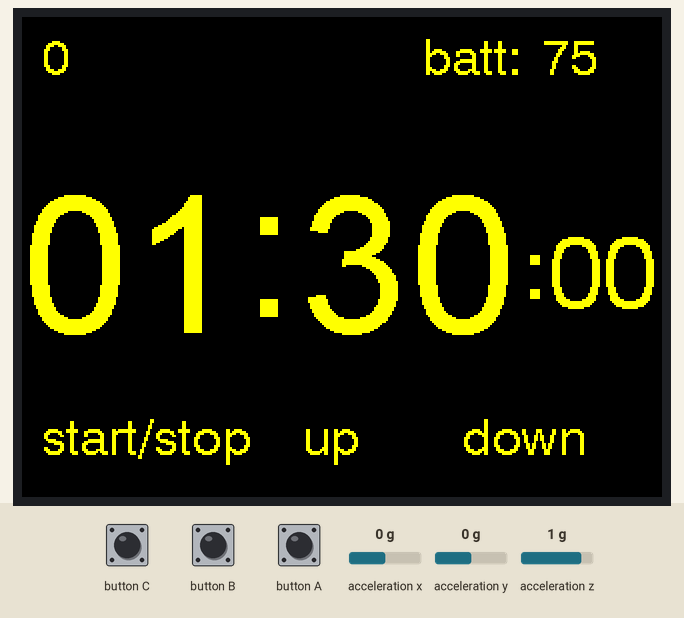
A sketch run on a simulated ESP32. On the bench: 320×240 colour display. The test bench sets the inputs (shaded band); at power-on: acceleration y 0 g, acceleration x 0 g, acceleration z 1 g. What the sketch prints to the serial monitor is not drawn.

Above: at 1.4 s.
1.5 s: acceleration y set to -0.8 g
3.5 s: acceleration y set to -1.1 g
At 3.85 s:
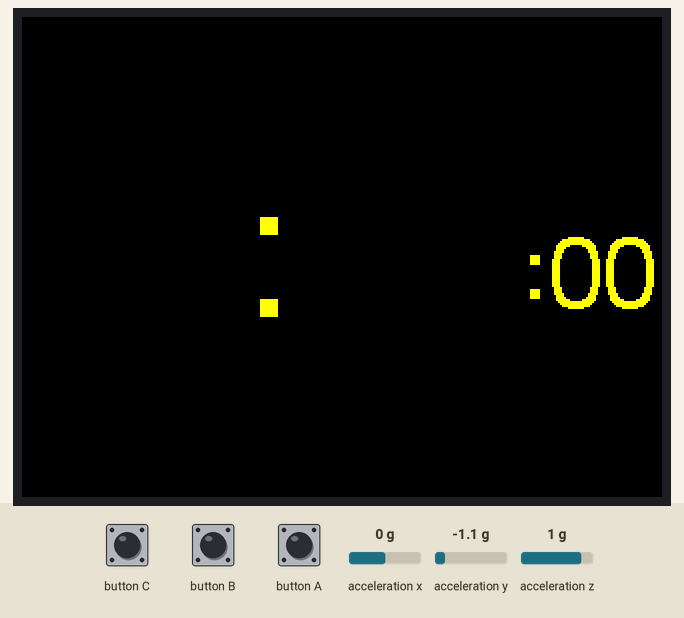
At 4.51 s:
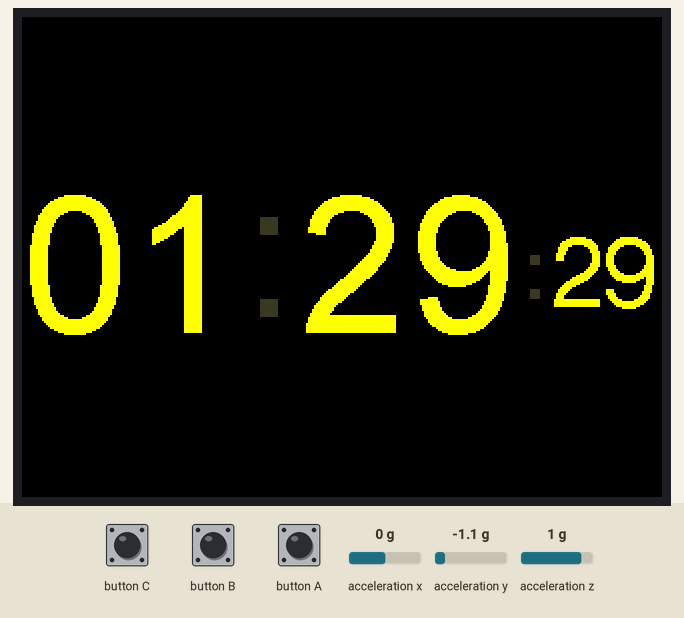
Timing chart, 0 to 6.5 s (numbered marks = the images above; inputs shaded):
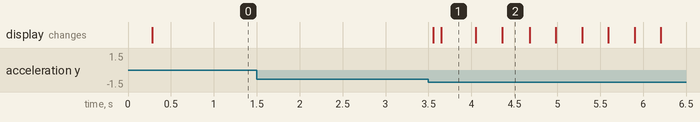

The sketch:

kitchen_timer.ino
```cpp
/*
 An example digital clock using a TFT LCD screen to show the time.
 Demonstrates use of the font printing routines. (Time updates but date does not.)

 It uses the time of compile/upload to set the time
 For a more accurate clock, it would be better to use the RTClib library.
 But this is just a demo...

 Make sure all the display driver and pin comnenctions are correct by
 editting the User_Setup.h file in the TFT_eSPI library folder.

 #########################################################################
 ###### DON'T FORGET TO UPDATE THE User_Setup.h FILE IN THE LIBRARY ######
 #########################################################################

 Based on clock sketch by Gilchrist 6/2/2014 1.0

A few colour codes:

code  color
0x0000  Black
0xFFFF  White
0xBDF7  Light Gray
0x7BEF  Dark Gray
0xF800  Red
0xFFE0  Yellow
0xFBE0  Orange
0x79E0  Brown
0x7E0 Green
0x7FF Cyan
0x1F  Blue
0xF81F  Pink

 */
#define M5STACK_MPU6886
#include <M5Stack.h>
#include <Adafruit_NeoPixel.h>
#define PIN            15
#define NUMPIXELS      10
#define TFT_GREY 0x5AEB
Adafruit_NeoPixel pixels = Adafruit_NeoPixel(NUMPIXELS, PIN, NEO_GRB + NEO_KHZ800);

uint32_t targetTime = 0;                    // for next 1 second timeout
uint32_t finalTargetTime= 0;
uint32_t settingSeconds = 90;
static uint8_t conv2d(const char* p); // Forward declaration needed for IDE 1.6.x

uint8_t hh = conv2d(__TIME__), mm = conv2d(__TIME__ + 3), ss = conv2d(__TIME__ + 6); // Get H, M, S from compile time

byte omm = 99, oss = 99;
byte xcolon = 0, xsecs = 0;
unsigned int colour = 0;
unsigned int state = 0; //0:Stop 1:Running

void drawButtonLabel(){
  M5.Lcd.drawString("start/stop", 10, 200, 4);
  M5.Lcd.drawString("up", 140, 200, 4);
  M5.Lcd.drawString("down", 220, 200, 4);
}
void setup(void) {
  //Serial.begin(115200);
  M5.begin();
  M5.Power.begin();
  M5.IMU.Init();
  M5.Lcd.setRotation(1);
  M5.Lcd.fillScreen(TFT_BLACK);

  M5.Lcd.setTextSize(1);
  M5.Lcd.setTextColor(TFT_YELLOW, TFT_BLACK);

  finalTargetTime= millis()+ (settingSeconds * 1000);
  targetTime = millis() + 100;
  Serial.printf("final:%d, target: %d \n", finalTargetTime, targetTime);

  drawButtonLabel();
}

void showLed(int led){
  int col= led? 200: 0;
  for (int i = 0; i < NUMPIXELS; i++) {
    pixels.setPixelColor(i, pixels.Color(col, col, col));
    pixels.show();
  }
}

int getUpside(){
  float accX, accY, accZ;
  M5.IMU.getAccelData(&accX,&accY,&accZ);
  Serial.printf("accY:%5.1f\n", accY);
  if(accY >= 1.0){
    return 1;
  }else if(accY <= -1.0){
    return 3;
  }else if(accX >= 1.0){
    return 2;
  }else if(accX <= -1.0){
    return 4;
  }else{
    return 0;
  }
}

void drawTime(){
  // Update digital time
  int xpos = 0;
  int ypos = 85; // Top left corner ot clock text, about half way down
  int ysecs = ypos + 24;
   if (omm != mm) { // Redraw hours and minutes time every minute
    omm = mm;
    // Draw hours and minutes
    if (hh < 10) xpos += M5.Lcd.drawChar('0', xpos, ypos, 8); // Add hours leading zero for 24 hr clock
    xpos += M5.Lcd.drawNumber(hh, xpos, ypos, 8);             // Draw hours
    xcolon = xpos; // Save colon coord for later to flash on/off later
    xpos += M5.Lcd.drawChar(':', xpos, ypos - 8, 8);
    if (mm < 10) xpos += M5.Lcd.drawChar('0', xpos, ypos, 8); // Add minutes leading zero
    xpos += M5.Lcd.drawNumber(mm, xpos, ypos, 8);             // Draw minutes
    xsecs = xpos; // Sae seconds 'x' position for later display updates
  }
  if (oss != ss) { // Redraw seconds time every second
    oss = ss;
    xpos = xsecs;
     if (mm % 2) { // Flash the colons on/off
      M5.Lcd.setTextColor(0x39C4, TFT_BLACK);        // Set colour to grey to dim colon
      M5.Lcd.drawChar(':', xcolon, ypos - 8, 8);     // Hour:minute colon
      xpos += M5.Lcd.drawChar(':', xsecs, ysecs, 6); // Seconds colon
      M5.Lcd.setTextColor(TFT_YELLOW, TFT_BLACK);    // Set colour back to yellow
      showLed(1);
    }
    else {
      M5.Lcd.drawChar(':', xcolon, ypos - 8, 8);     // Hour:minute colon
      xpos += M5.Lcd.drawChar(':', xsecs, ysecs, 6); // Seconds colon
      showLed(0);
    }
     //Draw seconds
    if (ss < 10) xpos += M5.Lcd.drawChar('0', xpos, ysecs, 6); // Add leading zero
    M5.Lcd.drawNumber(ss, xpos, ysecs, 6);                     // Draw seconds
  }
}
void loop() {
  hh= 1;
  mm= 30;
  ss= 00;
  if(state){
    //Runing
    if(finalTargetTime < millis()){
      hh=0;
      mm=0;
      ss=0;
      drawTime();
      Serial.println("End");
      while(1){
        M5.update();
        if(M5.BtnA.wasReleased()|| getUpside() == 1){
          M5.Lcd.setRotation(1);
          M5.Lcd.clear();
          drawButtonLabel();
          state= 0; //Waiting
          break;
        }else{
          //M5.Speaker.tone(881, 5);
          M5.Speaker.tone(990, 1);
          //M5.Speaker.tone(1762, 5);
          delay(120);
        }
      }
    }else{
      if(targetTime < millis()){
        uint32_t rest = finalTargetTime - targetTime;
        hh= rest / (60 * 1000);
        mm= (rest % (60 * 1000))/ 1000;
        ss= (rest % 1000)/ 10;
        Serial.printf("%d:%d:%d\n",hh, mm, ss);
        // Set next update for 1 second later
        targetTime = millis() + 10;
        drawTime();
      }
   }
  }else{
    //Waiting
    M5.update();
    if(M5.Power.canControl()){
      M5.Lcd.drawString("batt:", 200, 10, 4);
      M5.Lcd.drawNumber(M5.Power.getBatteryLevel(), 260, 10, 4);
    }
    M5.Lcd.drawNumber(getUpside(), 10, 10, 4);

    if(M5.BtnA.wasReleased()|| getUpside() == 3){
      if(getUpside()== 3){
        M5.Lcd.setRotation(3);
      }
      M5.Lcd.clear();
      //Start Timer
      state= 1; //Running
      finalTargetTime= millis()+ (settingSeconds * 1000);
      targetTime = millis() + 10;
    }
    if(M5.BtnB.wasReleased()){
      //Count Up
      settingSeconds += 10;
    }
    if(M5.BtnC.wasReleased()){
      //Count Down
      settingSeconds -= 10;
    }
    hh= settingSeconds / 60;
    mm= settingSeconds % 60;
    ss= 0;
    oss=-1;//強制描画
    drawTime();
    delay(100);
  }
}

// Function to extract numbers from compile time string
static uint8_t conv2d(const char* p) {
  uint8_t v = 0;
  if ('0' <= *p && *p <= '9')
    v = *p - '0';
  return 10 * v + *++p - '0';
}
```

Measured:
- the behaviour switches between -0.9 and -1 g on acceleration y (found by bisection; images 0 and 1)
- after the input at 1.5 s, every drawn part: stays the same
- after the input at 3.5 s, the display: first changes after 0.06 s (image 1 shows a later state)
- what the display in image 1 shows lasts 0.5 s, from 3.6 s to 4.1 s
